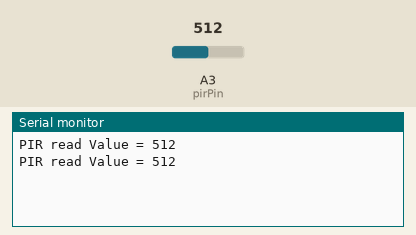
Recording of a sketch running on a simulated Arduino Nano, built with avr-gcc and run on an emulated ATmega328P. Shown: the last lines printed to the serial monitor. The test bench sets the inputs (shaded band); at power-on: A3 (pirPin) = 512.

Above: at 1.8 s.
1.9 s: A3 (pirPin) set to 716
At 2.8 s:
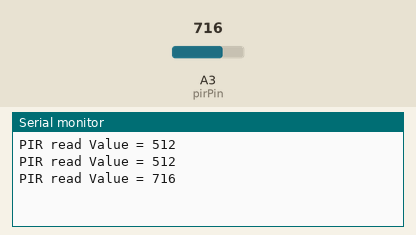
3.4 s: A3 (pirPin) set to 900
At 4.8 s:
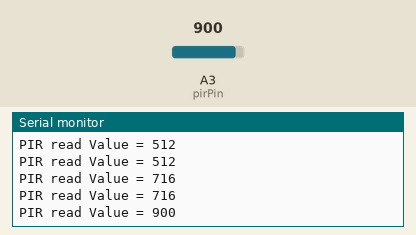
Timing chart, 0 to 6.4 s (numbered marks = the images above; inputs shaded):
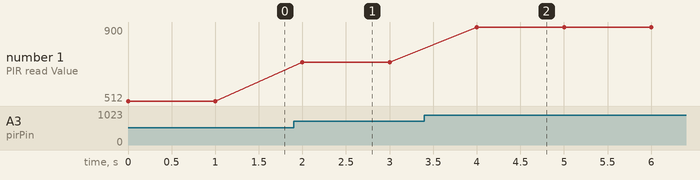

The sketch:

gpio_Read05.ino
```cpp
#define NANO        // NANO 보드인 경우 define
//#define BLUEPILL  // BLUEPILL 보드인 경우 define
//#define NODEMCU   // NODEMCU 보드인 경우 define

#ifdef NANO         // NANO가 정의되면
#define pirPin A3   // pirPin을 A3로 하고
#endif              // #ifdef 사용 후 반드시 #endif

#ifdef BLUEPILL     // BLUEPILL이 정의되면
#define pirPin PA2  // pirPin을 PA2로 하고
#endif              // #ifdef 사용 후 반드시 #endif

#ifdef NODEMCU      // BLUEPILL이 정의되면
#define pirPin A0   // pirPin을 A0로 하고
#endif              // #ifdef 사용 후 반드시 #endif

void setup()
{
    pinMode(pirPin, INPUT);
    Serial.begin(115200);    // 시리얼 출력(115200) 사용
}

void loop()
{
    int readValue = analogRead(pirPin);
    Serial.print("PIR read Value = "); Serial.print(readValue);
    Serial.println(""); // 다음 줄에 Printing
    delay(1000);        // 1초 지연
}
```

Measured:
- after the input at 1.9 s, the serial monitor: prints a new line after 0.10 s (image 1)
- after the input at 3.4 s, the serial monitor: prints a new line after 0.60 s (image 2)
- plotted number 1: 512 → 716 after the input at 1.9 s, 716 → 900 after the input at 3.4 s
